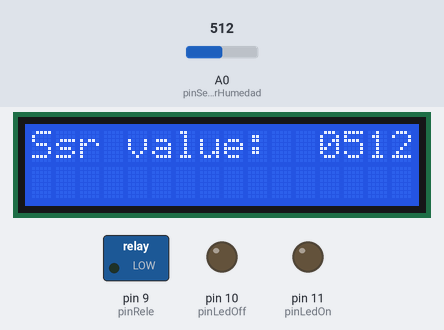
Recording of a sketch running on a simulated Arduino Uno, built for the host (arithmetic inside an expression is 32-bit, double 64-bit). On the bench: 16×2 character LCD, switched loads named in the sketch (green lamp = pin HIGH), output pins drawn as LEDs (lit = HIGH). The inputs (shaded band) are chosen by the test bench; at power-on: A0 (pinSensorHumedad) = 512. What the sketch prints to the serial monitor is not drawn.

Above: at 1.2 s.
1.3 s: A0 (pinSensorHumedad) set to 693
At 6.6 s:
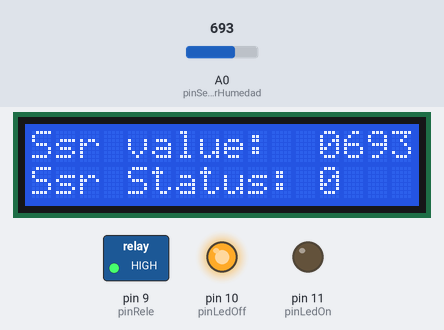
9.6 s: A0 (pinSensorHumedad) set to 707
At 16.9 s:
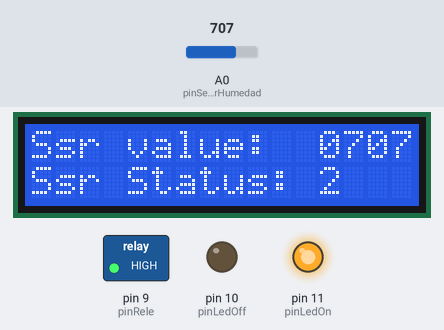
19.6 s: A0 (pinSensorHumedad) set to 716
At 24.7 s:
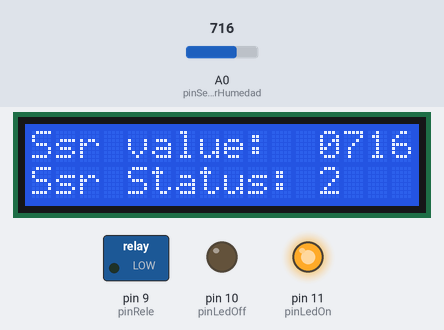
Timing chart, 0 to 26.2 s (numbered marks = the images above; inputs shaded):
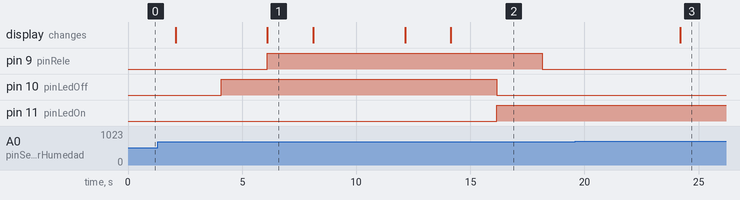

The sketch:

Riego.ino
```cpp
#include <LiquidCrystal_I2C.h>
#include <Wire.h>

LiquidCrystal_I2C lcd(0x27,16,2);
//Variables
int pinRele = 9;
int pinLedOff = 10;
int pinLedOn = 11;
int pinSensorHumedad = A0;
char bufferValue[16];
char bufferStatus[16];
void setup() {
  Wire.begin(); //Begin de port I2C
  Serial.begin(9600);
  pinMode(pinRele, OUTPUT);
  pinMode(pinLedOff, OUTPUT);
  pinMode(pinLedOn, OUTPUT);

  lcd.clear();
  lcd.init();
  lcd.backlight();
}

// Rango de valores proporcionados por el sensor
// Sumergido en agua: 0
// En el aire o en un suelo muy seco: 1023
// Suelo ligeramente humedo: entre [600, 700]
// Suelo seco: [800, 1023]

int NivelDeHumedad(int humedad){
  int nivel;
  if(humedad > -1 && humedad < 600){
    nivel = 0;
  }else{
        if(humedad > 599 && humedad < 701){
            nivel = 1;
          }
          else{
              if(humedad > 700 && humedad < 1024){
                nivel = 2;
                }
            }
    }

  return nivel;
}

void loop() {
   //lcd.clear();
   int humedad = analogRead(pinSensorHumedad); //Read the parameter sensor humidity
   Serial.print("Sensor value monitored: "); //That line can be checked in serial monitor
   Serial.println(humedad); // Sensor value humidity
   //lcd.print("Valor: "+humedad);
   sprintf(bufferValue, "Ssr value:  %.4d",humedad);
   lcd.setCursor(0,0);
   lcd.print(bufferValue);
   delay(2000); //1 second equal to 1000 milliseconds
   int nivel = NivelDeHumedad(humedad); // Humidity Indicator

   sprintf(bufferStatus, "Ssr Status: %d",nivel);
   lcd.setCursor(0,1);
   lcd.print(bufferStatus);
   delay(2000); //1 second equal to 1000 milliseconds
    switch(nivel){
      case 0:analogWrite(pinLedOff, 255); // Always On when the level humidity is alto
             analogWrite(pinLedOn, 0); // Always Off when the level humidity is alto
             delay(2000);
             analogWrite(pinRele, 255); // Always Off when the level humidity is alto
      break;
      case 1:analogWrite(pinLedOff, 255);
             analogWrite(pinLedOn, 0);
             delay(2000);
             analogWrite(pinRele, 255);
      break;
      case 2:analogWrite(pinLedOff, 0);
             analogWrite(pinLedOn, 255);
             delay(2000);
             analogWrite(pinRele, 0);
      break;
     }
   }
```

Measured:
- the behaviour switches between 700 and 701 on A0 (pinSensorHumedad) (found by bisection; images 1 and 2)
- after the input at 1.3 s, the display: first differs from a run without the input after 4.8 s (image 1)
- after the input at 9.6 s, pin 9 (pinRele): HIGH → LOW after 8.6 s; pin 10 (pinLedOff): HIGH → LOW after 6.6 s; pin 11 (pinLedOn): LOW → HIGH after 6.6 s; the display: first changes after 2.5 s (image 2 shows a later state)
- after the input at 19.6 s, the display: changes after 4.6 s (image 3)
- what the display in image 1 shows lasts 2.0 s, from 6.1 s to 8.1 s
